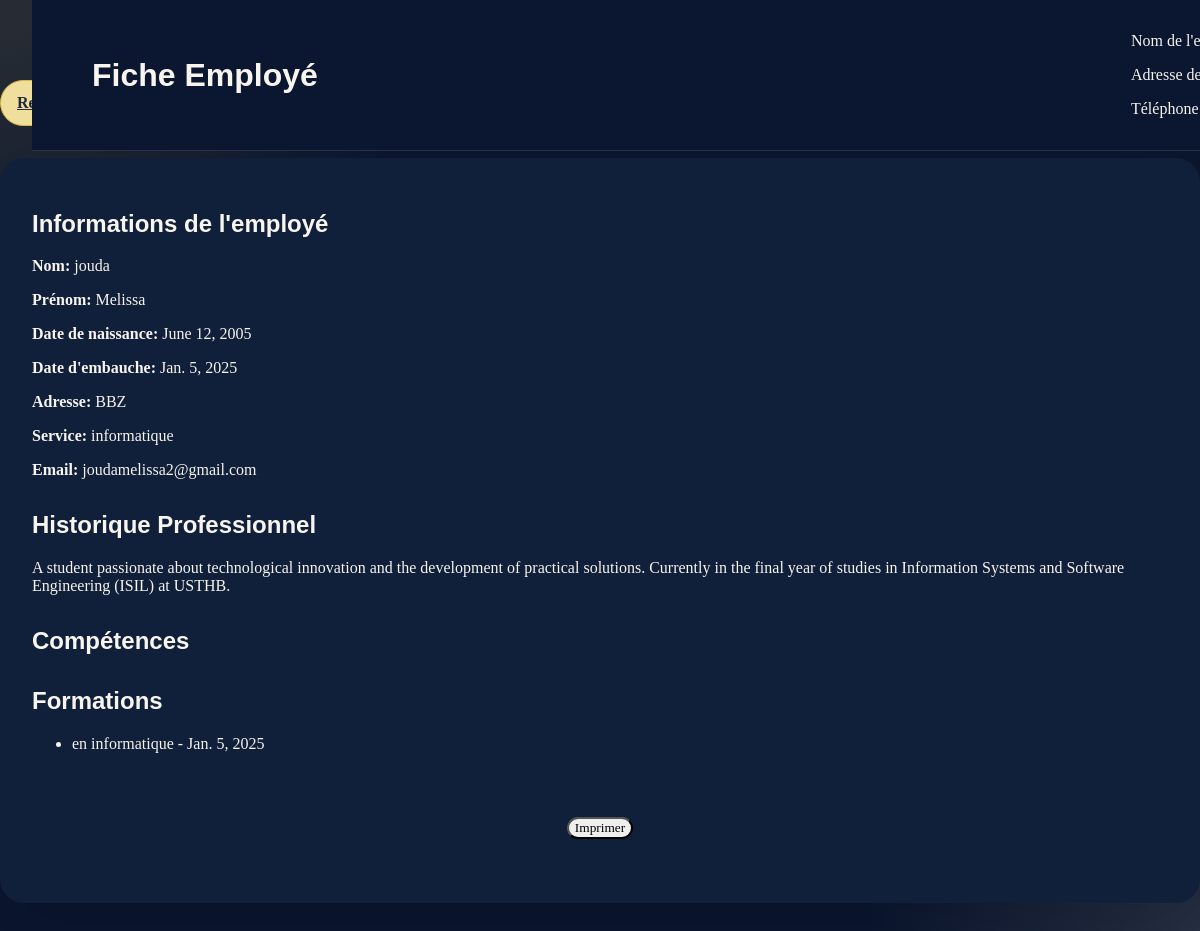
/employes/detail/1/, run on the app's committed database.
### app1/models.py (models this page shows, shortened)
class Employe(models.Model):
    nom= models.CharField(max_length=20)
    prenom= models.CharField(max_length=20)
    sexe = models.CharField(max_length=10, choices=[('Homme', 'Homme'), ('Femme', 'Femme')], default=0)
    date_de_naissance= models.DateField(default=timezone.now)
    date_aumbauche= models.DateField(default=timezone.now)
    adresse= models.CharField(max_length=30)
    Historique_professionnel= models.CharField(max_length=500)
    Service_Employe= models.ForeignKey(Service, on_delete=models.CASCADE)
    Competance_Employe=models.ManyToManyField(Competances, related_name="comp", blank=True)
    Employe_Formation= models.ManyToManyField(Formations, related_name="frm", blank=True)
    Employe_Utilisateur= models.OneToOneField(Utilisateur, on_delete=models.CASCADE, related_name="employe")
    photo_profil = models.ImageField(upload_to='profile_photos/', null=True, blank=True)

class Service(models.Model):
    Nom= models.CharField(max_length=20)
    description= models.CharField(max_length=200)
    def __str__(self):
        return self.Nom

class Utilisateur(models.Model):
    Login = models.CharField(max_length= 30, unique=True)
    mot_de_passe = models.CharField(max_length=20)
    nom = models.CharField(max_length=30, blank=True, null=True)
    prenom = models.CharField(max_length=30, blank=True, null=True)
    ROLE_CHOICES = [
        ('admin', 'Admin'),
        ('employee', 'Employee'),
        ('manager', 'Manager'),
        ('candidate', 'Candidate'),
    ]
    role = models.CharField(max_length=30, choices=ROLE_CHOICES, default='candidate')
    def __str__(self):
        return self.Login

class Formations(models.Model):
    nom_formation= models.CharField(max_length=20)
    date_obtention= models.DateField(default=timezone.now)
    description= models.CharField(max_length=200)

### app1/views.py (the view)
# urls.py: path('employes/detail/<int:employe_id>/', views.detail_employe, name='Fiche_employe'),
def detail_employe(request, employe_id):
    employe = get_object_or_404(Employe, id=employe_id)
    return render(request, 'Fiche_employe.html', {'employe': employe})

### app1/templates/Fiche_employe.html (shortened to what this page needs)
{% load static %}
<!DOCTYPE html>
<html lang="en">
<head>
    <link rel="stylesheet" href="{% static 'css/styles.css' %}">
</head>
<body>
    <div class="theme-control-bar">
        <a href="{% url 'acceuil_arh' %}" class="btn btn-primary" id="dashboard-return">Retour au Dashboard</a>
        <button id="theme-toggle" class="btn btn-secondary">Mode Clair/Sombre</button>
    </div>
    <div class="container">
        <header>
            <h1>Fiche Employé</h1>
            <div class="company-info">
                <p>Nom de l'entreprise</p>
                <p>Adresse de l'entreprise</p>
                <p>Téléphone de l'entreprise</p>
            </div>
        </header>
        <section class="employee-info">
            <h2>Informations de l'employé</h2>
            <p><strong>Nom:</strong> {{ employe.nom }}</p>
            <p><strong>Prénom:</strong> {{ employe.prenom }}</p>
            <p><strong>Date de naissance:</strong> {{ employe.date_de_naissance }}</p>
            <p><strong>Date d'embauche:</strong> {{ employe.date_aumbauche }}</p>
            <p><strong>Adresse:</strong> {{ employe.adresse }}</p>
            <p><strong>Service:</strong> {{ employe.Service_Employe }}</p>
            <p><strong>Email:</strong> {{ employe.Employe_Utilisateur }}</p>
        </section>
        <section class="professional-history">
            <h2>Historique Professionnel</h2>
            <p>{{ employe.Historique_professionnel }}</p>
        </section>
        <section class="competences">
            <h2>Compétences</h2>
        </section>
        <section class="formations">
            <h2>Formations</h2>
            <ul>
                {% for formation in employe.Employe_Formation.all %}
                <li>{{ formation.nom_formation }} - {{ formation.date_obtention }}</li>
                {% endfor %}
            </ul>
        </section>
        <footer>
            <button onclick="window.print()">Imprimer</button>
        </footer>
    </div>    <script src="{% static 'js/theme-toggle.js' %}"></script>
</body>
</html>

### app1/static/css/styles.css (style rules this page uses)
:root { --bg-base: #0b1630; --bg-card: rgba(255,255,255,0.08); --bg-card-soft: rgba(255,255,255,0.12); --surface: #101f3a; --surface-soft: #162748; --text-light: #f8f4ee; --text-strong: #ffffff; --text-dark: #1f2a3d; --accent: #d9b74b; --accent-soft: #f0de9d; --chart-1: #4d9be6; --chart-2: #ec6a5e; --chart-3: #6dd1b7; --chart-4: #f5c04d; --chart-5: #7c5cff; --chart-6: #ff7fbf; --shadow: 0 24px 80px rgba(0,0,0,0.18); --border: rgba(255,255,255,0.12); }
html { scroll-behavior: smooth; }
body { min-height: 100vh; font-family: 'Poppins', sans-serif; background: radial-gradient(circle at top left, rgba(217,183,75,0.14), transparent 28%), radial-gradient(circle at bottom right, rgba(244,235,215,0.12), transparent 22%), var(--bg-base); color: var(--text-light); margin: 0; padding: 0; padding-top: 80px; }
body, input, textarea, select, button { font-family: inherit; }
h1, h2, h3, h4, h5, h6 { font-family: 'Poppins', sans-serif; }
a { color: inherit; }
button, .btn { border-radius: 999px; transition: all 220ms ease; }
.card, .table, .form-control, .btn { transition: all 220ms ease; }
.card, .card-body, .stat-card, .chart-card, .navbar, footer, .modal-content, .dropdown-menu { background: var(--surface); border-color: var(--border); }
.btn-primary { background-color: var(--accent); border-color: var(--accent); color: var(--text-dark); }
footer { color: rgba(248,244,238,0.72); }
.table thead th, .table tbody td, .form-label, .navbar a, footer, .card-title, .card-text { color: var(--text-light) !important; }
.theme-control-bar { display: flex; align-items: center; justify-content: space-between; gap: 0.75rem; flex-wrap: wrap; margin-bottom: 1.5rem; }
#theme-toggle, #dashboard-return { min-width: 190px; padding: 0.8rem 1rem; border: 1px solid transparent; font-weight: 600; }
#theme-toggle { background: rgba(255, 255, 255, 0.08); border-color: rgba(255, 255, 255, 0.14); color: var(--text-light); }
#dashboard-return { background: var(--accent-soft); color: var(--text-dark); border-color: var(--accent); }
.container { background: var(--surface); border-radius: 24px; padding: 2rem; box-shadow: var(--shadow); }
.btn-secondary { background-color: rgba(255, 255, 255, 0.08); border-color: rgba(255, 255, 255, 0.12); color: var(--text-light); }
.card, .table, .form-control, .btn, .card-body { transition: all 220ms ease; }
.container { max-width: 1200px; margin: 2rem auto; }
header { position: fixed; width: 100%; top: 0; z-index: 1000; display: flex; align-items: center; justify-content: space-between; background: var(--bg-base); padding: 15px 12%; transition: all 0.2s ease; border-bottom: 1px solid var(--border); }
@media (max-width: 1280px) { header { padding: 1rem 5%; } }
section { margin-bottom: 2rem; }
footer { text-align: center; padding: 2rem; margin-top: 2rem; color: var(--accent-soft); }

### data on the page
Employe: nom "jouda", prenom "Melissa", date_de_naissance "June 12, 2005", date_aumbauche "Jan. 5, 2025", adresse "BBZ", Service_Employe "informatique", Employe_Utilisateur "joudamelissa2@gmail.com", Historique_professionnel "A student passionate about technological innovation and the development of practical solutions. Currently in the final year of studies in Information Systems and Software Engineering (ISIL) at USTHB."
Formations: nom_formation "en informatique", date_obtention "Jan. 5, 2025"
